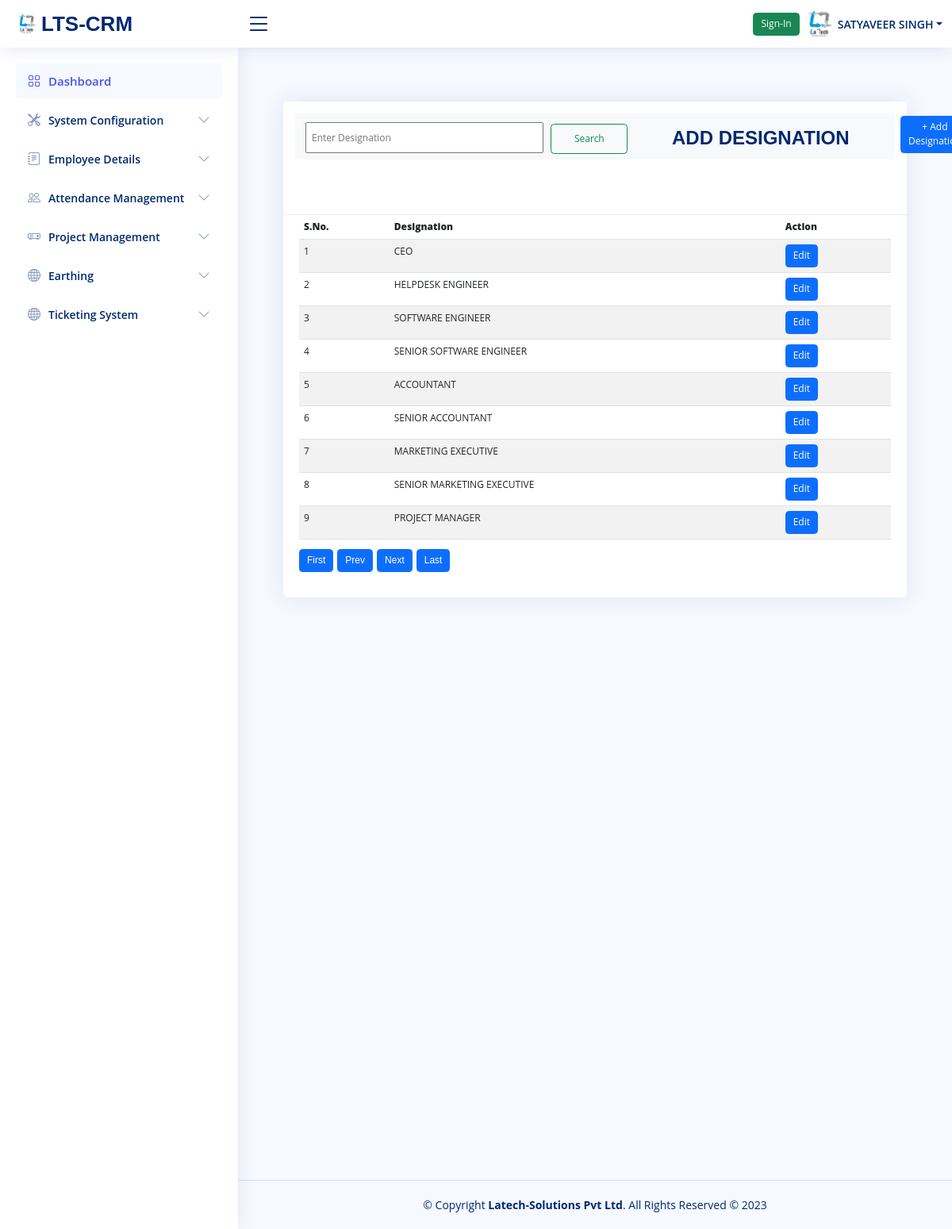
Screenshot of /PFC.php?PageName=view_designation_details (signed in) with the database file from the repository.
### tables this page shows
CREATE TABLE `designation` (
  `desig_id` int(11) NOT NULL,
  `Designation` varchar(200) NOT NULL
);

### Pages/view_designation_details.php (the view, shortened to what this page needs)
<?php
require_once 'connection.php';
include("Pages/pagi_script.php");
?>
<main id="main" class="main">
<div class="midde_cont">
  <div class="container-fluid">
<div class="row column1">
  <div class="col-md-12">
        <div class="container py-5">
            <div class="card mt-3">
                <div class="card-header">
                <nav class="navbar navbar-light bg-light">
                   <form method="POST">
                      <input type="text" name="searchvalue" style="margin-left: 13px;height:39px;padding:6px;width:300px;margin-top: 5px;"  placeholder="Enter Designation" value="">&nbsp;&nbsp;
                       <input type="submit" class="btn btn-outline-success my-2 my-sm-0" style="height: 38px;padding: 1px;width: 97px;" type="submit" name="submitsearch" value="Search">
                        <button type="button" class="btn btn-primary" data-bs-toggle="modal" data-bs-target="#myModal" style="margin-left: 763px;margin-top: -69px;"> + Add Designation</button>
                      <h2 style="color:#012970;margin-left:475px;margin-top:-52px;;"><b>ADD DESIGNATION</b></h2>
                    </form>
              </nav><br><br><br>
                </div>
         <div class="card-body">
            <table  class="hover table table-striped" style="width:100%">
            <thead class="thead-pink" >
              <tr>
                 <th><b>S.No.</b></th>
                 <th><b>Designation</b></th>
                 <th><b> Action</b></th>
               </tr>
                </thead>
                <tbody>
                <?php
                  $sql = "SELECT * FROM `designation` order by `desig_id` LIMIT $offset, $no_of_records_per_page";
                  $result = $conn->query($sql);
                  if ($result->num_rows > 0)
                  {
                    $cnt=0;
                   while($row = $result->fetch_assoc())
                    {?>
                    <tr>
                      <td><?php echo ++$cnt;?></td>
                      <td><?php echo $row['Designation'];?></td>
                      <td><button  data-bs-toggle='modal' class='btn btn-primary editbtn'>Edit</button></td>
                    </tr>
                      <?php
                    }
                  }
                  ?>
                 </tbody>
            </table>
            <?php
                 $sql1 = "SELECT * from designation";
                 echo htmlContent($conn,$sql1,$no_of_records_per_page,$offset,$pageno);
             ?>
           </div>
</main>
  <br/><br/><br/><br/><br/><br/><br/><br/><br/><br/><br/><br/><br/><br/><br/><br/><br/><br/>
  <br/><br/><br/><br/><br/><br/><br/><br/><br/><br/><br/><br/><br/><br/><br/><br/><br/><br/>

### assets/css/style.css (style rules this page uses)
:root { scroll-behavior: smooth; }
body { font-family: "Open Sans", sans-serif; background: #f6f9ff; color: #444444; }
h1, h2, h3, h4, h5, h6 { font-family: "Nunito", sans-serif; }
#main { margin-top: 60px; padding: 20px 30px; transition: all 0.3s; }
.card { margin-bottom: 30px; border: none; border-radius: 5px; box-shadow: 0px 0 30px rgba(1, 41, 112, 0.1); }
.card-header, .card-footer { border-color: #ebeef4; background-color: #fff; color: #798eb3; padding: 15px; }
.card-body { padding: 0 20px 20px 20px; }
@media (min-width: 1200px) { #main, #footer { margin-left: 300px; } }

### PFC.php (style rules this page uses)
html { font-size: 12px; }

### rows the page displays
designation: Designation "CEO"
designation: Designation "HELPDESK ENGINEER"
designation: Designation "SOFTWARE ENGINEER"
designation: Designation "SENIOR SOFTWARE ENGINEER"
designation: Designation "ACCOUNTANT"
designation: Designation "SENIOR ACCOUNTANT"
designation: Designation "MARKETING EXECUTIVE"
designation: Designation "SENIOR MARKETING EXECUTIVE"
designation: Designation "PROJECT MANAGER"

### other values shown
$_SESSION['PFC_EmpName'] "SATYAVEER SINGH"
